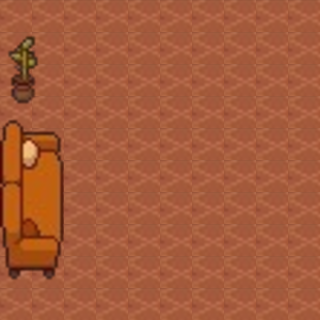

A 2D game scene composited from a Tiled map and its tileset images. What follows is a short description and the map's XML, with every tile layer's data as written:
An orthogonal 10x10 tile map with 32x32 px tiles, 2 tile layers (groundLayer, objectLayer) and 6 objects.

<map version="1.10" tiledversion="1.10.2" orientation="orthogonal" renderorder="right-down" width="10" height="10" tilewidth="32" tileheight="32" infinite="0" nextlayerid="6" nextobjectid="8">
 <tileset firstgid="1" name="items" tilewidth="32" tileheight="32" tilecount="450" columns="18">
  <image source="items.png" width="600" height="831" />
 </tileset>
 <layer id="1" name="groundLayer" width="10" height="10">
  <data encoding="csv">
72,72,72,72,72,72,72,72,72,72,
72,72,72,72,72,72,72,72,72,72,
72,72,72,72,72,72,72,72,72,72,
72,72,72,72,72,72,72,72,72,72,
72,72,72,72,72,72,72,72,72,72,
72,72,72,72,72,72,72,72,72,72,
72,72,72,72,72,72,72,72,72,72,
72,72,72,72,72,72,72,72,72,72,
72,72,72,72,72,72,72,72,72,72,
72,72,72,72,72,72,72,72,72,72
</data>
 </layer>
 <layer id="5" name="objectLayer" width="10" height="10">
  <data encoding="csv">
0,0,0,0,0,0,0,0,0,0,
271,272,0,0,0,0,0,0,0,0,
289,290,0,0,0,0,0,0,0,0,
307,308,0,0,0,0,0,0,0,0,
325,326,0,0,0,0,0,0,0,0,
343,344,0,0,0,0,0,0,0,0,
361,362,0,0,0,0,0,0,0,0,
379,380,0,0,0,0,0,0,0,0,
397,398,0,0,0,0,0,0,0,0,
0,0,0,0,0,0,0,0,0,0
</data>
 </layer>
 <objectgroup id="2" name="Objects">
  <object id="1" x="11" y="43" width="24" height="59" />
  <object id="2" x="7" y="132" width="51" height="155" />
  <object id="4" x="4" y="-1" width="321" height="12" />
  <object id="5" x="313" y="13" width="10" height="310" />
  <object id="6" x="-7" y="316" width="333" height="36" />
  <object id="7" x="-16" y="5" width="25" height="338" />
 </objectgroup>
</map>